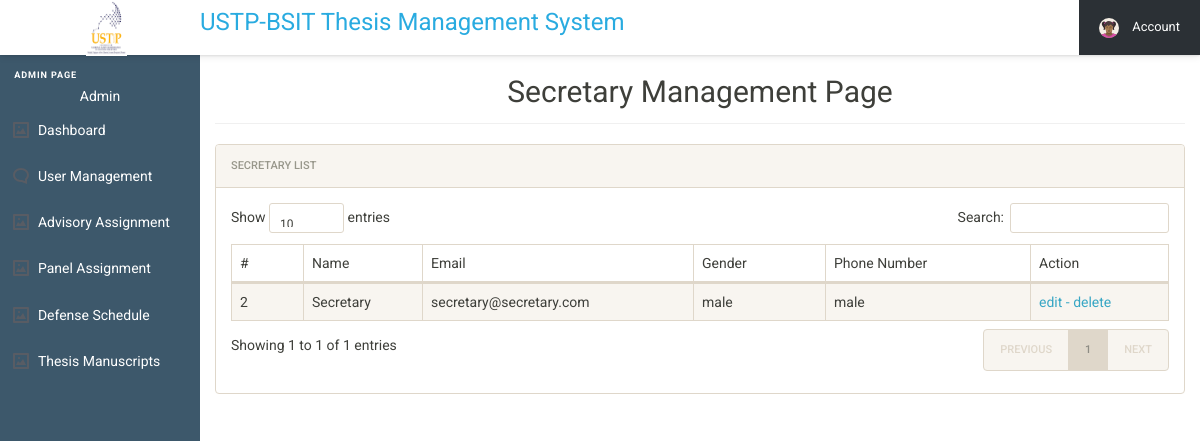
Page /user/admin/adminSideBarMenu/manageSecretary.php (signed in) on the committed database.
### tables this page shows
CREATE TABLE `users_tbl` (
  `user_id` int(11) NOT NULL,
  `name` varchar(250) NOT NULL,
  `email` varchar(250) NOT NULL,
  `userpassword` varchar(250) NOT NULL,
  `gender` text NOT NULL,
  `phone` int(25) NOT NULL,
  `type` varchar(250) DEFAULT NULL,
  `section` text DEFAULT NULL,
  `status` int(11) NOT NULL,
  `set_count` int(11) DEFAULT NULL
);

### user/admin/adminSideBarMenu/manageSecretary.php (the view, shortened to what this page needs)
<?php include 'admin_SESSION.php';
?>
<!DOCTYPE html>
<html lang="en">
<head>
  <link rel="stylesheet" href="../admin_assets/css/style.css">
  <link rel="stylesheet" href="../admin_css/font-awesome.min.css">
  <link rel="stylesheet" href="../admin_css/bootstrap.min.css">
  <link rel="stylesheet" href="../admin_css/bootstrap-social.css">
  <link rel="stylesheet" href="../admin_css/bootstrap-select.css">
  <link rel="stylesheet" href="../admin_css/style_dup.css">
  <link rel="stylesheet" href="../admin_css/dataTables.bootstrap.min.css">
  <link rel="stylesheet" href="../admin_css/awesome-bootstrap-checkbox.css">
</head>
<body>
  <header class="cd-main-header js-cd-main-header">
    <div class="cd-logo-wrapper">
      <div class="cd-logo"><img src="../admin_assets/img/ustp_logo.png" alt="Logo" class="ustp_logo"></div>
    </div>
    <div class="js-cd-search">
      <form>
        <center><h3 class="thesis-title">USTP-BSIT Thesis Management System</h3></center>
      </form>
    </div>
    <ul class="cd-nav__list js-cd-nav__list">
      <li class="cd-nav__item">
      <li class="cd-nav__item">
      <li class="cd-nav__item cd-nav__item--has-children cd-nav__item--account js-cd-item--has-children">
        <a href="#0">
          <img src="../admin_assets/img/cd-avatar.svg" alt="avatar">
          <span>Account</span>
        </a>
      </li>
    </ul>
  </header>
  <main class="cd-main-content">
    <nav class="cd-side-nav js-cd-side-nav">
      <ul class="cd-side__list js-cd-side__list">
        <li class="main-label">admin Page</li>
        <li class="main-label_dup" style="color:white; text-align: center;"><?php $ufunc->UserName();?></li>
        <li class="cd-side__sub-item cd-side__item cd-side__item--has-children">
          <a href="../index.php">Dashboard</a>
        </li>
        <li class="cd-side__item cd-side__item--has-children cd-side__item--comments js-cd-item--has-children">
          <a>User Management</a>
        </li>
      </ul>
      <ul class="cd-side__list js-cd-side__list">
        <li class="cd-side__sub-item cd-side__item cd-side__item--has-children">
          <a href="advisoryAssignment.php">Advisory Assignment</a>
        </li>
        <li class="cd-side__sub-item cd-side__item cd-side__item--has-children">
          <a href="panelAssignment.php">Panel Assignment</a>
        </li>
        <li class="cd-side__sub-item cd-side__item cd-side__item--has-children">
          <a href="defenseSchedule.php">Defense Schedule</a>
        </li>
        <li class="cd-side__sub-item cd-side__item cd-side__item--has-children">
          <a href="manuscript.php">Thesis Manuscripts</a>
        </li>
      </ul>
    </nav>
    <div class="content-wrapper">
      <div class="container-fluid">
        <div class="row">
          <div class="col-md-12">
            <center><h2 class="page-title">Secretary Management Page</h2></center>
            <div class="panel panel-default">
              <div class="panel-heading">Secretary List</div>
              <div class="panel-body">
                <table id="zctb" class="display table table-striped table-bordered table-hover" cellspacing="0" width="100%">
                  <thead>
                    <tr>
                      <th>#</th>
                      <th>Name</th>
                      <th>Email</th>
                      <th>Gender</th>
                      <th>Phone Number</th>
                      <th>Action</th>
                    </tr>
                  </thead>
                  <tbody>
<?php
  include '../../../includes/connect.php';
  $sql = "SELECT * from users_tbl where type = 'secretary';";
  $records = mysqli_query($conn, $sql);
  while  ($row = mysqli_fetch_object($records)) {
?>
                    <tr>
                      <td><?php echo htmlentities($row->user_id);?></td>
                      <td><?php echo htmlentities($row->name);?></td>
                      <td><?php echo htmlentities($row->email);?></td>
                      <td><?php echo htmlentities($row->gender);?></td>
                      <td><?php echo htmlentities($row->gender);?></td>
<td>
<a href="manageStudents_Styling/editRecords.php?edit=<?php echo htmlentities($row->user_id); ?>" onclick="return confirm('Do you want to EDIT this?');"> edit - </a>
<a href="manageSecretary.php?delete=<?php echo htmlentities($row->user_id);  ?>" onclick="return confirm('Do you want to DELETE this?');"> delete</a>
</td>
                    </tr>
                    <?php } ?>
                  </tbody>
                </table>
              </div>
            </div>
          </div>
        </div>
      </div>
    </div>
  </main>
</body>
</html>

### user/admin/admin_css/style_dup.css (style rules this page uses)
html { font-size: 14px; }
@media only screen and (min-width: 480px) { html { font-size: 17px; } }
@media only screen and (min-width: 768px) { html { font-size: 14px; } }
body { font-size: 1em; }
a { color: #37a6c4; }
.panel { overflow: hidden; }
ul, li { margin: 0; padding: 0; list-style: none; }
.page-title { padding-bottom: 15px; margin-bottom: 20px; border-bottom: 1px solid #f0f0f0; }

### rows in the picture
users_tbl: user_id "2", name "Secretary", email "secretary@secretary.com", gender "male"

### other values in the picture
$username "Admin"
